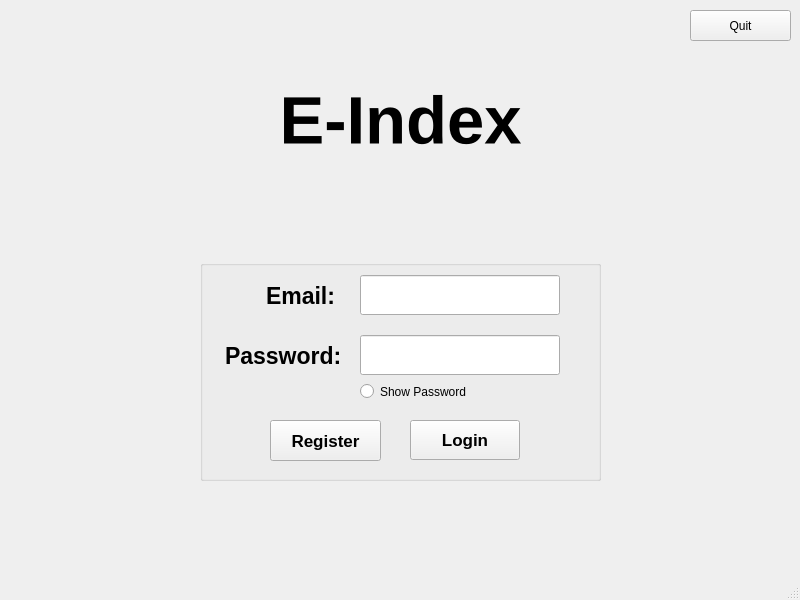
<?xml version="1.0" encoding="UTF-8"?>
<ui version="4.0">
 <class>MainWindow</class>
 <widget class="QMainWindow" name="MainWindow">
  <property name="geometry">
   <rect>
    <x>0</x>
    <y>0</y>
    <width>800</width>
    <height>600</height>
   </rect>
  </property>
  <property name="minimumSize">
   <size>
    <width>800</width>
    <height>600</height>
   </size>
  </property>
  <property name="maximumSize">
   <size>
    <width>800</width>
    <height>600</height>
   </size>
  </property>
  <property name="windowTitle">
   <string>MainWindow</string>
  </property>
  <widget class="QWidget" name="centralwidget">
   <widget class="QLabel" name="label_Title">
    <property name="geometry">
     <rect>
      <x>190</x>
      <y>50</y>
      <width>421</width>
      <height>141</height>
     </rect>
    </property>
    <property name="font">
     <font>
      <pointsize>50</pointsize>
      <bold>true</bold>
     </font>
    </property>
    <property name="text">
     <string>E-Index</string>
    </property>
    <property name="alignment">
     <set>Qt::AlignCenter</set>
    </property>
   </widget>
   <widget class="QGroupBox" name="groupBox_LoginRegister">
    <property name="geometry">
     <rect>
      <x>200</x>
      <y>260</y>
      <width>401</width>
      <height>221</height>
     </rect>
    </property>
    <property name="title">
     <string/>
    </property>
    <widget class="QLabel" name="label_UserName">
     <property name="geometry">
      <rect>
       <x>25</x>
       <y>10</y>
       <width>151</width>
       <height>51</height>
      </rect>
     </property>
     <property name="font">
      <font>
       <pointsize>17</pointsize>
       <bold>true</bold>
      </font>
     </property>
     <property name="text">
      <string>Email:</string>
     </property>
     <property name="alignment">
      <set>Qt::AlignCenter</set>
     </property>
    </widget>
    <widget class="QLabel" name="label_Password">
     <property name="geometry">
      <rect>
       <x>25</x>
       <y>70</y>
       <width>151</width>
       <height>51</height>
      </rect>
     </property>
     <property name="font">
      <font>
       <pointsize>17</pointsize>
       <bold>true</bold>
      </font>
     </property>
     <property name="text">
      <string>Password:</string>
     </property>
    </widget>
    <widget class="QLineEdit" name="lineEdit_UserName">
     <property name="geometry">
      <rect>
       <x>160</x>
       <y>15</y>
       <width>200</width>
       <height>40</height>
      </rect>
     </property>
     <property name="font">
      <font>
       <pointsize>16</pointsize>
      </font>
     </property>
    </widget>
    <widget class="QLineEdit" name="lineEdit_Password">
     <property name="geometry">
      <rect>
       <x>160</x>
       <y>75</y>
       <width>200</width>
       <height>40</height>
      </rect>
     </property>
     <property name="font">
      <font>
       <pointsize>16</pointsize>
      </font>
     </property>
     <property name="echoMode">
      <enum>QLineEdit::Password</enum>
     </property>
    </widget>
    <widget class="QPushButton" name="pushButton_Login">
     <property name="geometry">
      <rect>
       <x>210</x>
       <y>160</y>
       <width>110</width>
       <height>40</height>
      </rect>
     </property>
     <property name="font">
      <font>
       <pointsize>13</pointsize>
       <bold>true</bold>
      </font>
     </property>
     <property name="text">
      <string>Login</string>
     </property>
    </widget>
    <widget class="QPushButton" name="pushButton_Register">
     <property name="geometry">
      <rect>
       <x>70</x>
       <y>160</y>
       <width>111</width>
       <height>41</height>
      </rect>
     </property>
     <property name="font">
      <font>
       <pointsize>13</pointsize>
       <bold>true</bold>
      </font>
     </property>
     <property name="text">
      <string>Register</string>
     </property>
    </widget>
    <widget class="QRadioButton" name="radioButton_ShowPassword">
     <property name="geometry">
      <rect>
       <x>160</x>
       <y>120</y>
       <width>131</width>
       <height>23</height>
      </rect>
     </property>
     <property name="text">
      <string>Show Password</string>
     </property>
    </widget>
   </widget>
   <widget class="QPushButton" name="pushButton_Quit">
    <property name="geometry">
     <rect>
      <x>690</x>
      <y>10</y>
      <width>101</width>
      <height>31</height>
     </rect>
    </property>
    <property name="text">
     <string>Quit</string>
    </property>
   </widget>
  </widget>
  <widget class="QMenuBar" name="menubar">
   <property name="geometry">
    <rect>
     <x>0</x>
     <y>0</y>
     <width>800</width>
     <height>22</height>
    </rect>
   </property>
  </widget>
  <widget class="QStatusBar" name="statusbar"/>
 </widget>
 <resources/>
 <connections/>
</ui>
